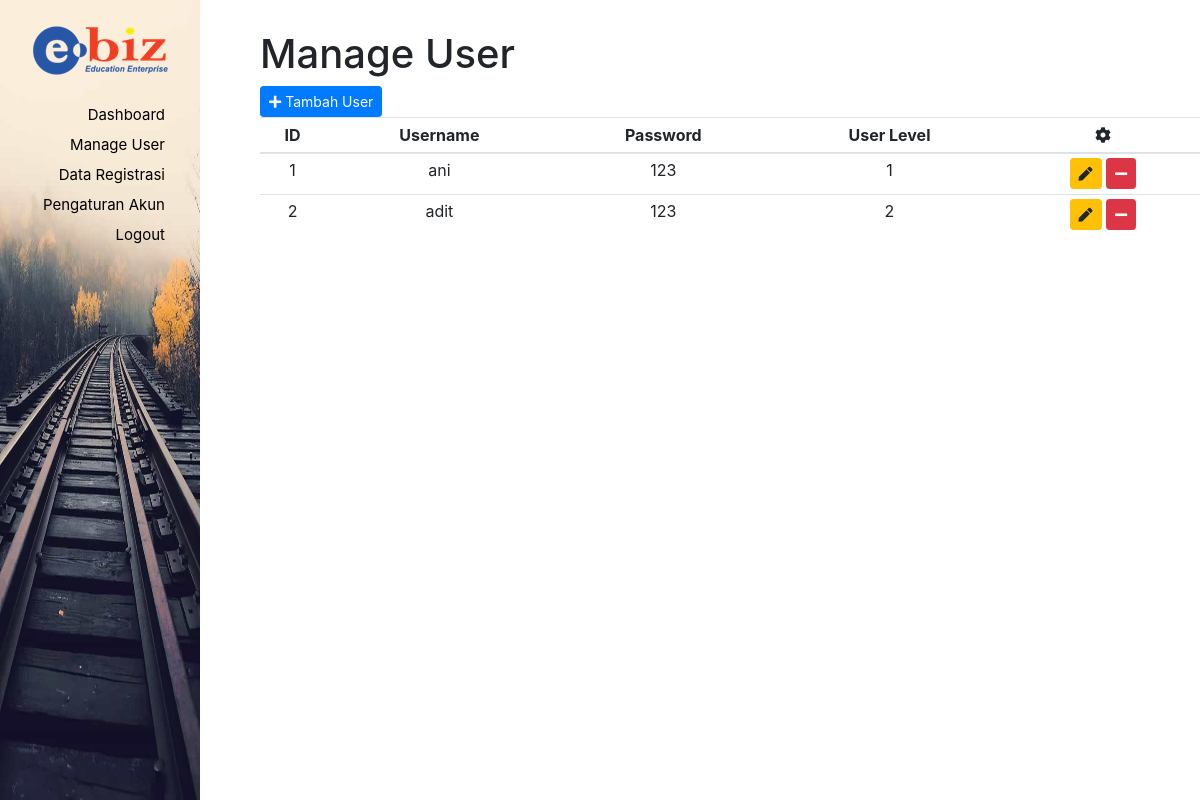
/user/admin/index.php?halaman=user-manage (signed in), run on the app's committed database.
### tables this page shows
CREATE TABLE `m_user` (
  `user_id` int(10) NOT NULL,
  `level_id` int(10) NOT NULL,
  `user_nama` varchar(100) NOT NULL,
  `user_pwd` varchar(100) NOT NULL
);

### user/admin/user-manage.php (the view, shortened to what this page needs)
<h1>Manage User</h1>
<?php
include '../../config/koneksi.php';
$datauser = mysqli_query($koneksi , "select * from m_user");
echo '<table id="tbcourse" class="table table-stripped table-hover table-sm text-center">
<thead>
  <tr>
    <th>ID</th>
    <th>Username</th>
    <th>Password</th>
    <th>User Level</th>
    <th><i class="fa fa-cog"></i></th>
  <tr>
</thead>
';
echo "<tbody>";
while ($row = mysqli_fetch_array($datauser)) {
  $id = $row['user_id'];
  $username = $row['user_nama'];
  $level = $row['level_id'];
  $password = $row['user_pwd'];
  echo "<tr>";
  echo "<td>$id</td>";
  echo "<td>$username</td>";
  echo "<td>$password</td>";
  echo "<td>$level</td>";
?>
<td>
  <button type="button" class="btn btn-warning btn-sm" data-target="#edit<?php echo $id;?>" data-toggle="modal"><i class="fa fa-pen"></i></button>
  <button type="button" class="btn btn-danger btn-sm" data-target="#delete<?php echo $id;?>" data-toggle="modal"><i class="fa fa-minus"></i></button>
</td>
<div class="modal fade" id="delete<?php echo $id;?>">
  <form action="../../fungsi/admin_manage_user.php" method="post">
    <div class="modal-dialog">
      <div class="modal-content">
        <div class="modal-body">
          <div class="alert alert-danger"> <p> Delete user "<strong><?php echo $username;?>" ? </p> </div>
        </div>
      </div>
    </div>
  </form>
</div>
<?php
}
echo "</tbody>";
?>
<div>
  <button type="button" class="btn btn-primary btn-sm" data-target="#adduser" data-toggle="modal"><i class="fa fa-plus"></i> Tambah User</button>
  <br>
</div>

### assets/css/fa_all.css (style rules this page uses)
.fa, .fas, .far, .fal, .fab { -moz-osx-font-smoothing: grayscale; -webkit-font-smoothing: antialiased; display: inline-block; font-style: normal; font-variant: normal; text-rendering: auto; line-height: 1; }
.fa-cog:before { content: "\f013"; }
.fa-minus:before { content: "\f068"; }
.fa-pen:before { content: "\f304"; }
.fa-plus:before { content: "\f067"; }
.fa, .fas { font-family: 'Font Awesome 5 Free'; font-weight: 900; }

### data on the page
m_user: user_id "1", user_nama "ani", user_pwd "123", level "1"
m_user: user_id "2", user_nama "adit", user_pwd "123", level "2"
